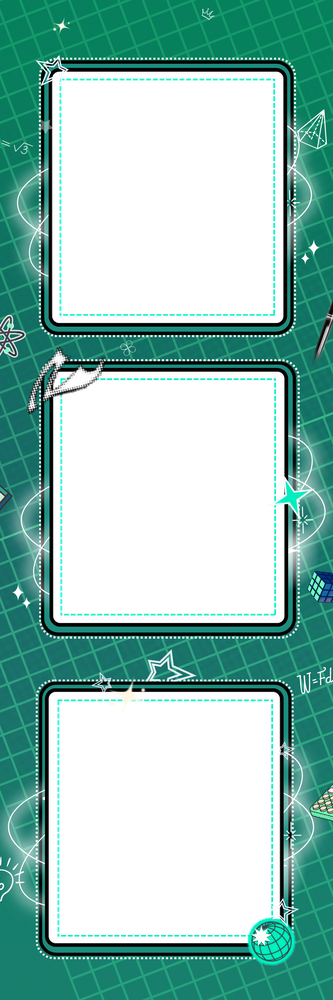
#> input picture assets/frames/PB01.png, 333 x 1000 px, shrunk from 800 x 2400 before the run
$ python scan_frame_slots.py ../assets/frames/PB01.png
#> lines starting #> are read from the running program, lines starting #| are printed output that depends on the picture; after the words box and inside, x2 and y2 are one past the last pixel; in counts of white or black regions, pixels touching at a corner belong together

"""
Frame Slot Scanner
Detects photo cutouts/windows (transparent or pure white rectangular areas)
in photobooth frame images and generates exact pixel bounding boxes [x, y, w, h].
"""

import sys
import os
import json
from PIL import Image
import numpy as np

def scan_frame(frame_path, is_white_keyed=True):
#> called with frame_path = '../assets/frames/PB01.png', is_white_keyed = True
    img = Image.open(frame_path).convert('RGBA')
#> img is the input picture: PIL image 333x1000 RGBA; mean R, G, B, A 30.8, 76.1, 67.4, 133.4
    arr = np.array(img)
    h, w, c = arr.shape
#> h = 1000; w = 333; c = 4

    alpha = arr[:, :, 3]
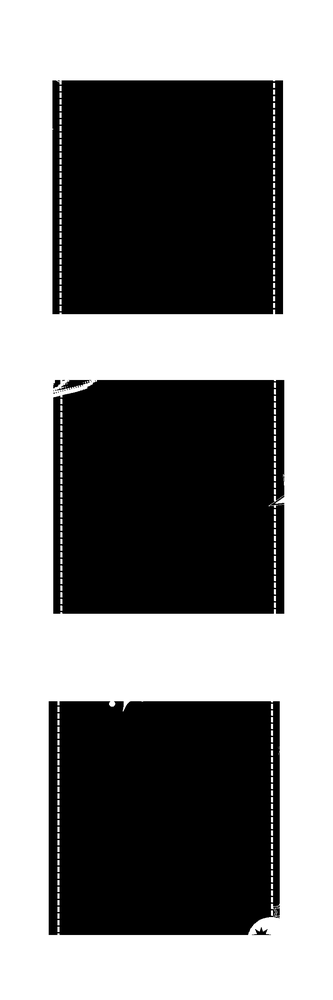
#> alpha: shape (1000, 333); min 0, max 255, mean 133.4
    r = arr[:, :, 0]
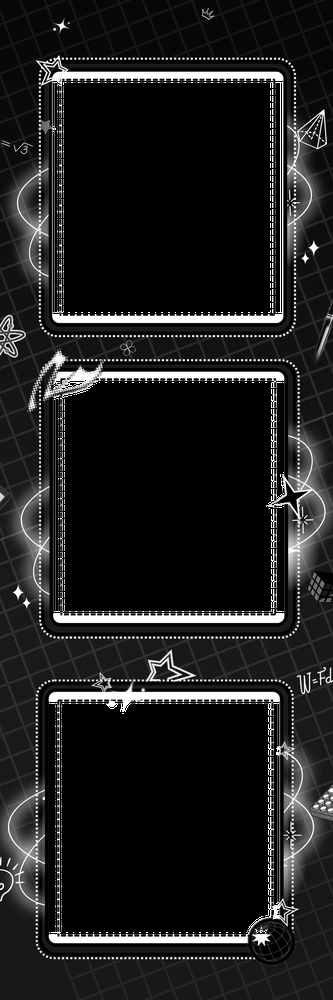
#> r: shape (1000, 333); min 0, max 255, mean 30.8
    g = arr[:, :, 1]
    b = arr[:, :, 2]
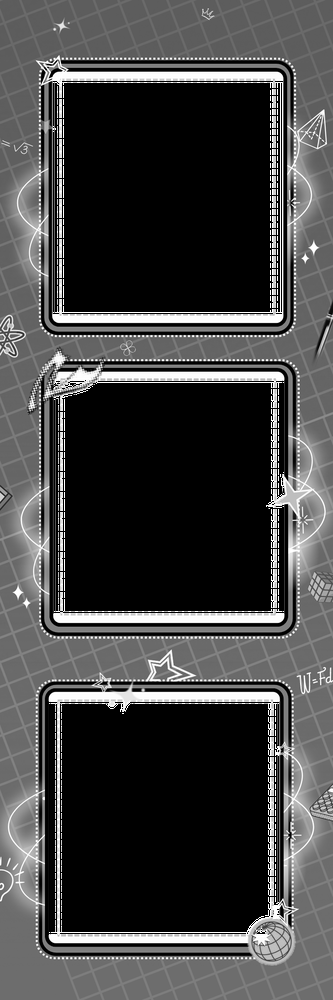
#> b: shape (1000, 333); min 0, max 255, mean 67.4

    transparent_mask = (alpha < 50)
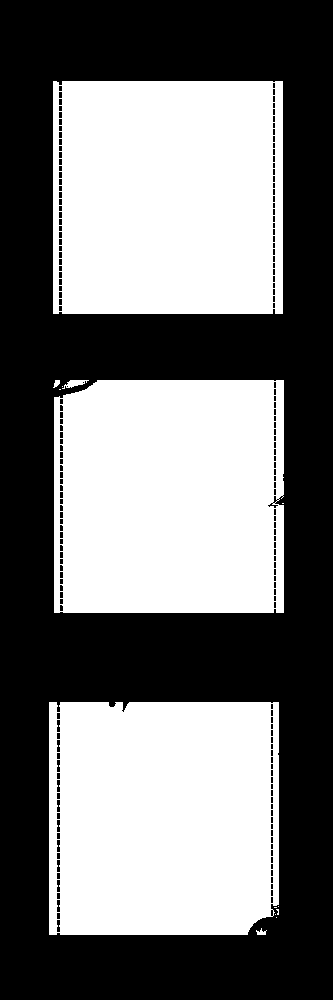
#> transparent_mask: shape (1000, 333) bool; 47.1% white; 14 white regions (8 under 20 px), largest, box (x1, y1, x2, y2) and area: (53, 81, 283, 314) 52598, (54, 380, 284, 613) 52093, (49, 702, 279, 935) 52062, (62, 380, 89, 389) 119, (256, 928, 267, 935) 41, (53, 380, 60, 388) 35
    white_mask = (r > 240) & (g > 240) & (b > 240) & (alpha > 200)
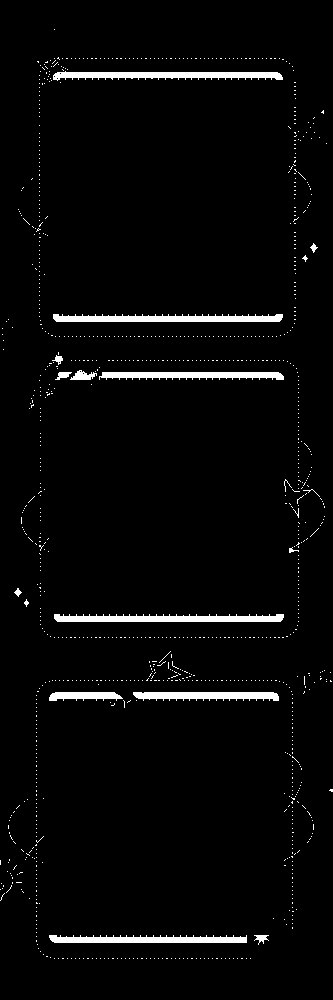
#> white_mask: shape (1000, 333) bool; 3.1% white; 1008 white regions (992 under 20 px), largest, box (x1, y1, x2, y2) and area: (53, 71, 283, 81) 1454, (53, 314, 283, 322) 1451, (54, 614, 284, 622) 1451

    if np.sum(transparent_mask) > (w * h * 0.05):
        mask = transparent_mask
    elif is_white_keyed:
        mask = white_mask
    else:
        mask = transparent_mask

    row_counts = np.sum(mask, axis=1)
#> row_counts = 1000 values, max 228 at index 85, min 0 at index 0, mean 157
    threshold_width = w * 0.35
#> threshold_width = 116.5

    in_slot = False
    slots_y = []
    start_y = 0

    for y in range(h):
        if row_counts[y] > threshold_width:
            if not in_slot:
                in_slot = True
                start_y = y
        else:
            if in_slot:
                in_slot = False
                end_y = y
                if (end_y - start_y) > (h * 0.1):
                    slots_y.append((start_y, end_y))
#> after the loop, end_y = 935; in_slot = False; slots_y = [(81, 314), (380, 613), (702, 935)]; start_y = 702
    if in_slot:
        end_y = h
        if (end_y - start_y) > (h * 0.1):
            slots_y.append((start_y, end_y))

    results = []
    for y1, y2 in slots_y:
        sub_mask = mask[y1:y2, :]
        col_counts = np.sum(sub_mask, axis=0)
        threshold_height = (y2 - y1) * 0.5
        xs = np.where(col_counts > threshold_height)[0]
        if len(xs) > 0:
            x1, x2 = xs[0], xs[-1]
            results.append({
                "x": int(x1),
                "y": int(y1),
                "width": int(x2 - x1),
                "height": int(y2 - y1)
            })
#> this loop made 3 passes
#> (y1, y2, x1, x2) on passes 1 to 3: (81, 314, 53, 282), (380, 613, 54, 283), (702, 935, 49, 278)
#> pass 1, in scan_frame, `sub_mask = mask[y1:y2, :]`:
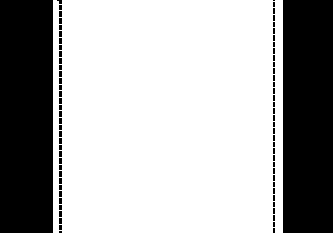
#> sub_mask: shape (233, 333) bool; 67.8% white; 74 black regions (72 under 20 px), largest, box (x1, y1, x2, y2) and area: (0, 0, 53, 233) 12349, (283, 0, 333, 233) 11650
#> pass 3, in scan_frame, `sub_mask = mask[y1:y2, :]`:
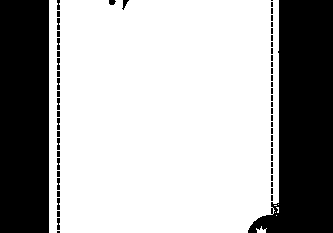
#> sub_mask: shape (233, 333) bool; 67.2% white; 59 black regions (43 under 20 px), largest, box (x1, y1, x2, y2) and area: (248, 0, 333, 233) 13067, (0, 0, 49, 233) 11417, (122, 0, 129, 10) 32
#> after the loop, results = 3 items

    return {
        "file": os.path.basename(frame_path),
        "frame_width": w,
        "frame_height": h,
        "detected_slots_count": len(results),
        "slots": results
    }

if __name__ == '__main__':
    if len(sys.argv) > 1:
        target = sys.argv[1]
        print(json.dumps(scan_frame(target), indent=2))
    else:
        print("Usage: python3 scan_frame_slots.py <path_to_frame_png>")
